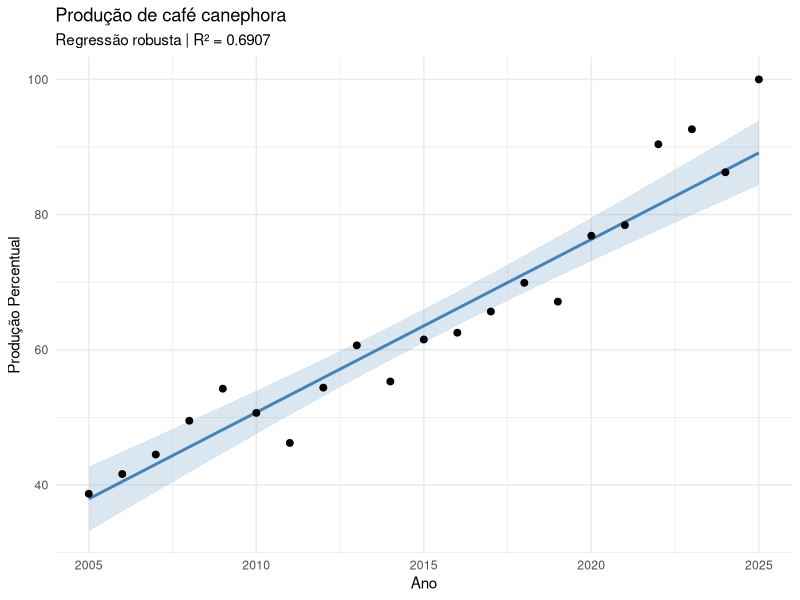

This chart was generated by the following R code:

#Regressão Robusta, canefora em percentagem
#==============================================================
#Pacotes

library(MASS)
library(ggplot2)
#===============================================================


# Dados de produção de café
dados <- data.frame(
  Ano = 2005:2025,
  Producao = c(38.6868686868687, 41.6161616161616,
               44.4949494949495 ,49.4949494949495,
               54.2424242424242,50.6565656565657,
               46.2121212121212,54.3939393939394,
               60.6565656565657 ,55.3030303030303,
               61.5151515151515 ,62.5252525252525,
               65.6565656565657,69.8989898989899,
               67.1212121212121,76.8686868686869,
               78.4343434343434,90.4040404040404,
               92.6262626262626,86.2626262626263,100)
  
)

print(dados)

#=======================================================
#ajuste de modelos 
modelo <- rlm(Producao ~ Ano, data = dados, psi = psi.bisquare)

mode_nulo <- update(modelo, . ~ 1) 

r <- residuals(modelo) 

s <- mad(r, center = 0) 

u <- r / s 


coef(modelo) # Mostra o intercepto e o coeficiente de Ano

# Calcula o p-valor aproximado de Ano pelo teste de Wald
t_ano <- coef(summary(modelo))["Ano", "t value"]
p_valor <- pchisq(t_ano^2, df = 1, lower.tail = FALSE)
p_valor

# Calcula a perda robusta usando a função bisquare do pacote MASS
perda <- function(z) sum(1 - psi.bisquare(z)^(3/2))

# Compara o modelo com Ano ao modelo só com intercepto
R2 <- 1 - perda(u) / perda(residuals(mode_nulo ) / s)
round(R2, 4)

# Mostra os anos com resíduo padronizado acima de 3 em valor absoluto
dados$Residuo_pad <- u
subset(dados, abs(Residuo_pad) > 3)



# Valores ajustados pela regressão robusta
dados$Ajustado <- fitted(modelo)

# Faixa de confiança aproximada de 95% para a tendência média
ano_centrado <- dados$Ano - mean(dados$Ano)
EP <- summary(modelo)$stddev *
  sqrt(1 / nrow(dados) + ano_centrado^2 / sum(ano_centrado^2))
margem <- qnorm(0.975) * EP

ggplot(dados, aes(x = Ano)) +
  geom_ribbon(aes(ymin = Ajustado - margem, ymax = Ajustado + margem),
              fill = "steelblue", alpha = 0.2) +
  geom_line(aes(y = Ajustado), color = "steelblue", linewidth = 1) +
  geom_point(aes(y = Producao), size = 2) +
  #geom_point(data = subset(cafe, abs(Residuo_pad) > 3),
  #aes(y = Producao), color = "red3", size = 3)
  labs(
    title = "Produção de café canephora",
    subtitle = paste("Regressão robusta | R² =", round(R2, 4)),
    x = "Ano",
    y = "Produção Percentual"
  ) +
  theme_minimal()
